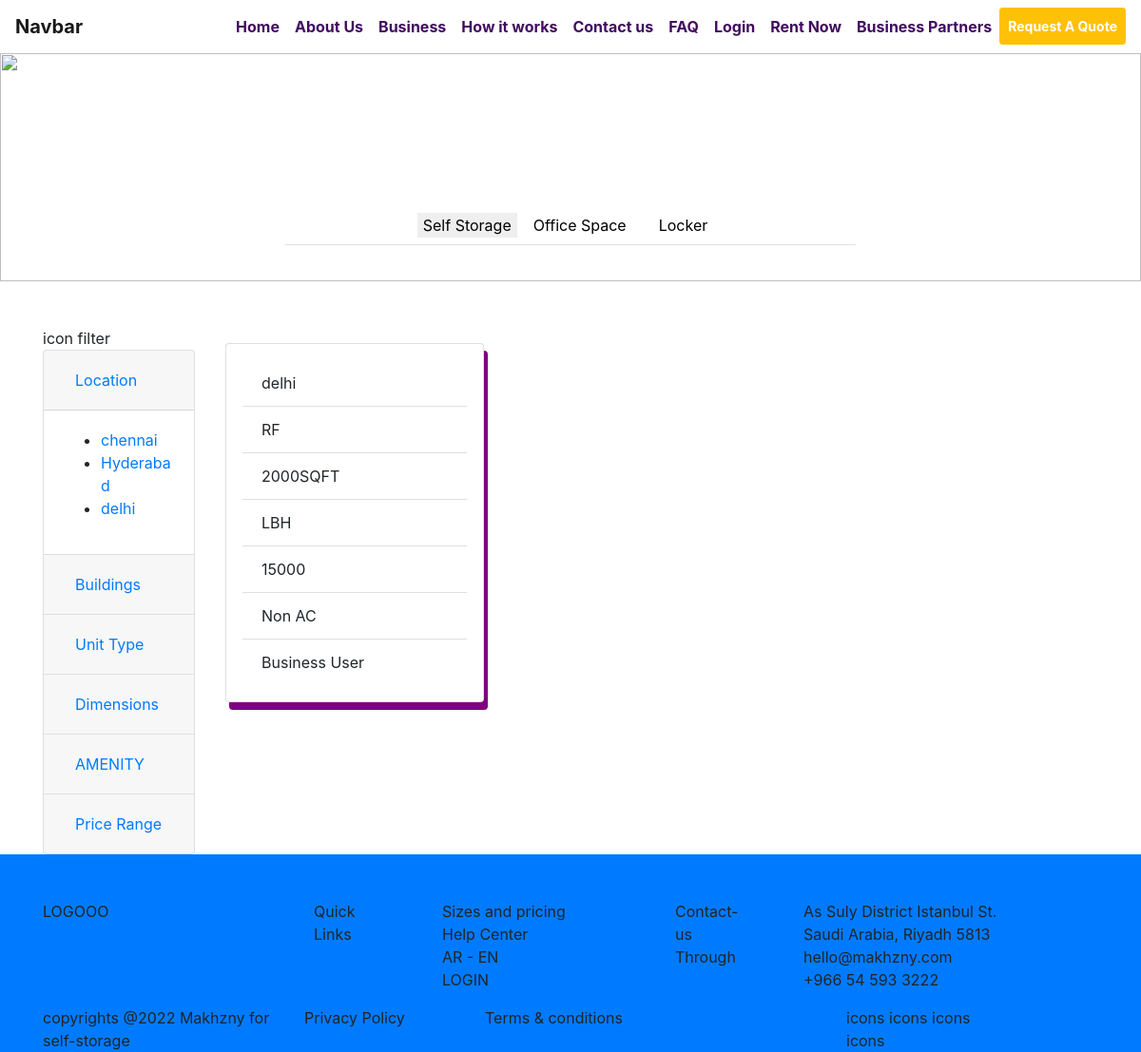
The app's page /buildings/RF/ with its own data.
### rentnow/models.py (models this page shows, shortened)
class Units(models.Model):
    location = models.CharField(max_length=265)
    buildings = models.CharField(max_length=265)
    unitTypes = models.CharField(max_length=265)
    dimensions = models.CharField(max_length=265)
    priceRange = models.IntegerField()
    amenity = models.CharField(max_length=265)
    slug = models.SlugField(blank=True)
    date = models.DateTimeField(default=datetime.now, blank=True)
    userType = models.CharField(max_length=265, choices=User_CHOICES, default=User_CHOICES[0][0])

### rentnow/views.py (the view)
# urls.py: path('buildings/<str:buildings>/', views.BuildingsBiased, name="getBuildings"),
def BuildingsBiased(request, buildings):
    getAllBuildings = Units.objects.filter(buildings=buildings)
    return render(request, "home/filtered.html", {"units": getAllBuildings})

### templates/home/filtered.html (shortened to what this page needs)
{% extends 'baselayout.html' %}
{% block content %}
{% for unit in units %}
<div class="card" style="width: 17rem; margin:17px; padding:17px;box-shadow:4px 8px purple;">
  <ul class="list-group list-group-flush">
    <li class="list-group-item">  {{unit.location}}</li>
    <li class="list-group-item">  {{unit.buildings}}</li>
    <li class="list-group-item"> {{unit.unitTypes}}</li>
      <li class="list-group-item">  {{unit.dimensions}}</li>
    <li class="list-group-item"> {{unit.priceRange}}</li>
    <li class="list-group-item"> {{unit.amenity}}</li>
    <li class="list-group-item"> {{unit.userType}}</li>
  </ul>
</div>
{% endfor %}
{% endblock %}

### records on screen
Units: location "delhi", buildings "RF", unitTypes "2000SQFT", dimensions "LBH", priceRange "15000", amenity "Non AC", userType "Business User"
